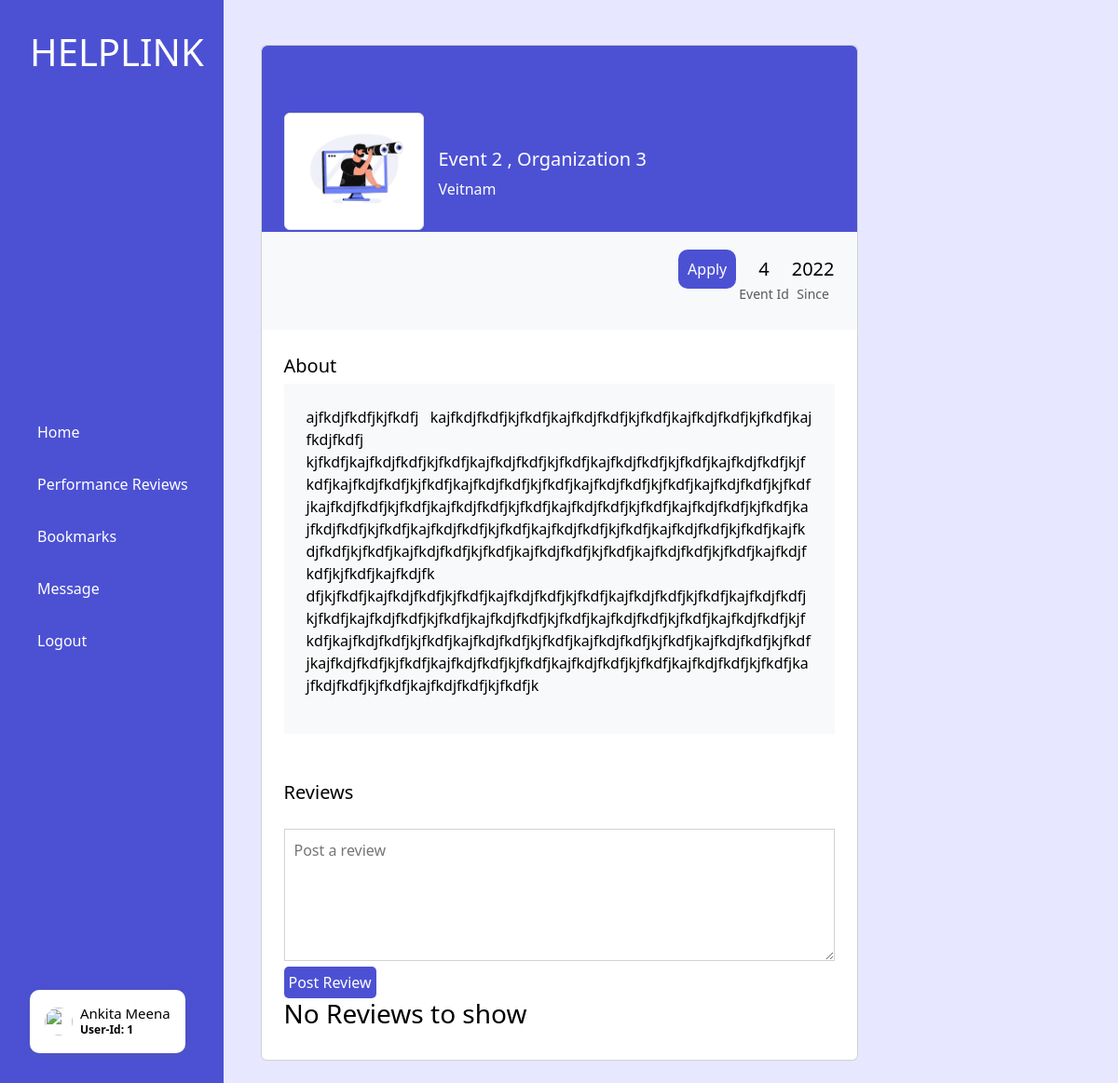
The page /dashboard/volunteer/event.php?catid=4&volunid=1 (signed in) on the database as committed earlier.
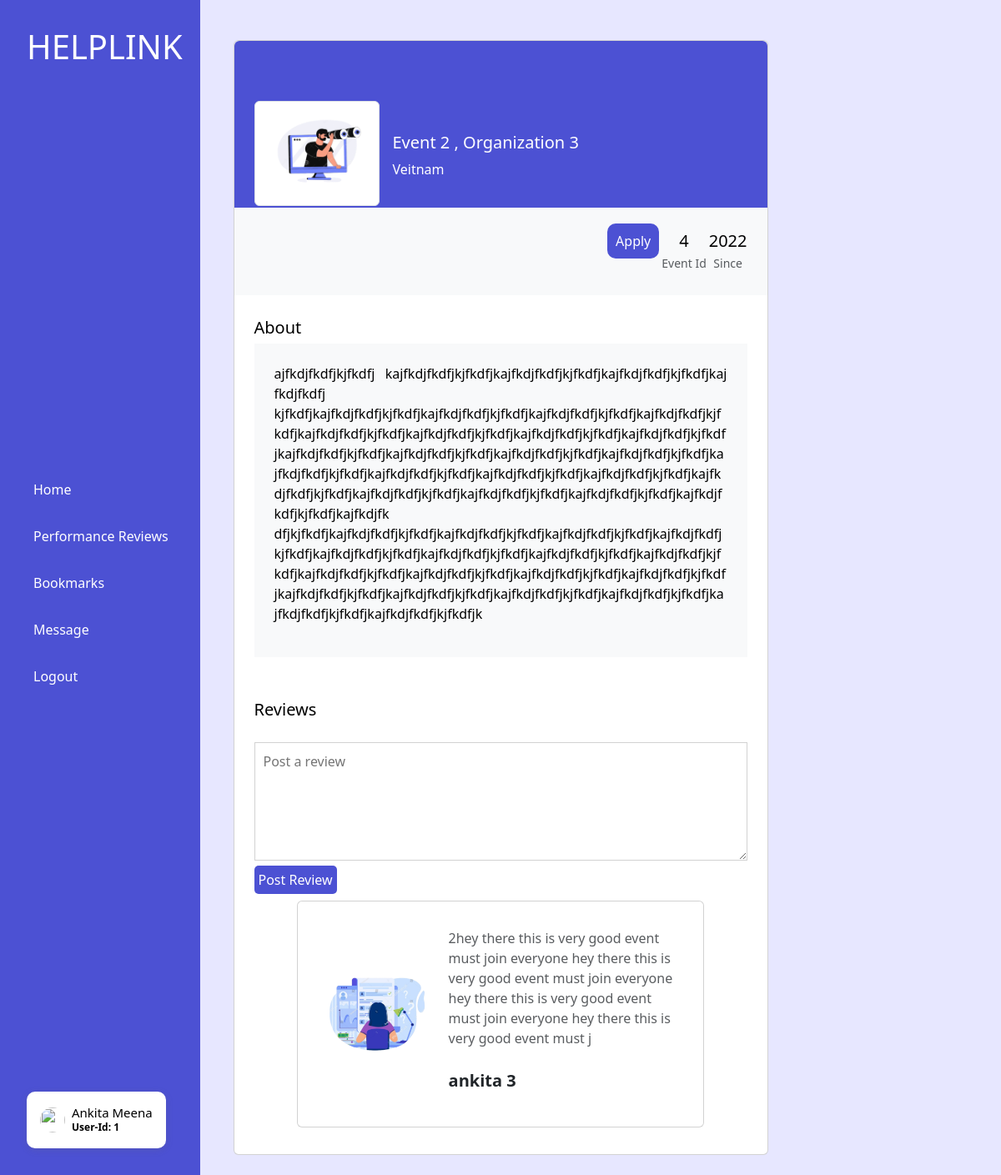
The same page on the database as committed later.
### tables this page shows
CREATE TABLE `volunteer` (
  `id` int(6) NOT NULL,
  `name` varchar(30) NOT NULL,
  `email` varchar(100) NOT NULL,
  `age` int(3) NOT NULL,
  `location` varchar(50) NOT NULL,
  `about` text NOT NULL,
  `education` varchar(100) NOT NULL,
  `img` text NOT NULL,
  `password` varchar(255) NOT NULL,
  `created_at` datetime NOT NULL DEFAULT current_timestamp()
);

CREATE TABLE `event_review` (
  `id` int(6) NOT NULL,
  `des` text NOT NULL,
  `event_id` int(6) NOT NULL,
  `volun_id` int(6) NOT NULL,
  `posted_at` datetime NOT NULL DEFAULT current_timestamp()
);

### dashboard/volunteer/event.php (the view, shortened to what the changed rows need)
<?php
$catid = $_GET['catid'];
?>
<!DOCTYPE html>
<html lang="en">
<head>
    <link href="https://cdn.jsdelivr.net/npm/bootstrap@5.3.1/dist/css/bootstrap.min.css" rel="stylesheet">
</head>
<body>
    <?php
    include 'header.php';
    include 'C:/xampp/htdocs/myCodes/Fiverr hackathon/db_con.php';
    ?>
    <section class="h-100 gradient-custom-2">
        <div class="container mt-5 h-100">
            <div class="row d-flex justify-content-center align-items-center h-100">
                <div class="col col-lg-9 col-xl-7">
                    <div class="card">
                        <div class="card-body p-4 text-black">
                            <div class="mb-5">
                                <p class="lead fw-normal mb-1">About</p>
                                <div class="p-4" style="background-color: #f8f9fa;">
                                </div>
                            </div>
                            <div class="d-flex justify-content-between align-items-center mb-4">
                                <p class="lead fw-normal mb-0">Reviews</p>
                            </div>
                            <div>
                                <form action="" method="post">
                                </form>
                            </div>
                            <?php
                            $sql = "SELECT * FROM `event_review` WHERE `event_id`='$catid'";
                            $result = mysqli_query($conn, $sql);
                            $count = mysqli_num_rows($result);
                            if ($count == 0) echo '<h3>No Reviews to show</h3>';
                            else {
                                while ($row = mysqli_fetch_assoc($result)) {
                                    $volun_review_id = $row['volun_id'];
                                    $volun_sql = "SELECT * FROM `volunteer` WHERE `id`='$volun_review_id'";
                                    $volun_result = mysqli_query($conn, $volun_sql);
                                    while ($volun_row = mysqli_fetch_assoc($volun_result)) {
                                        echo '<section class="py-2 text-center text-lg-start shadow-1-strong rounded" ; ">
                                    <div class=" row d-flex justify-content-center">
                                    <div class="col-md-10">
                                        <div class="card">
                                            <div class="card-body m-3">
                                                <div class="row">
                                                    <div class="col-lg-4 d-flex justify-content-center align-items-center mb-4 mb-lg-0">
                                                        <img src="profile_pictures/' ?><?= $volun_row['img'] ?><?php echo '" class="rounded-circle img-fluid shadow-1" alt="woman avatar" width="200" height="200" />
                                                    </div>
                                                    <div class="col-lg-8">
                                                        <p class="text-muted fw-light mb-4">
                                                            ' . $row['des'] . '
                                                        </p>
                                                        <p class="fw-bold lead mb-2"><strong>' . $volun_row['name'] . '</strong></p>
                                                    </div>
                                                </div>
                                            </div>
                                        </div>
                                    </div>
                            </div>
        </section>';
                                                                                                        }
                                                                                                    }
                                                                                                }
                                                                                                            ?>
                        </div>
                    </div>
                </div>
            </div>
        </div>
    </section> -->
</body>
</html>

Rows that differ between the two databases and show on the page:
added event_review: des "2hey there this is very good event must join everyone hey there this is very good event must join everyone hey there this is very good event must join everyone hey there this is very good event must j"
now on this page (row unchanged): volunteer: img (picture), name "ankita 3"
Other text that changed with them:
text no longer shown: "No Reviews to show"
